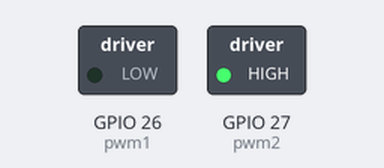
Bench run of a program on a simulated ESP32 board running MicroPython. On the bench: switched loads named in the program (green lamp = pin HIGH). At 24.0 s the program stops and its outputs stay as they are.

Above: at 0.05 s.
At 1.2 s:
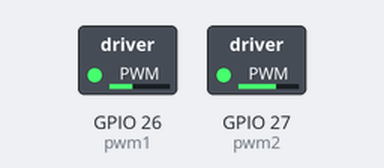
At 1.8 s:
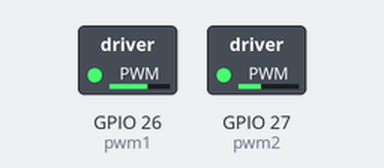
At 2.4 s:
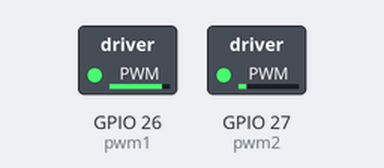
Timing chart, 0 to 5.5 s (numbered marks = the images above):
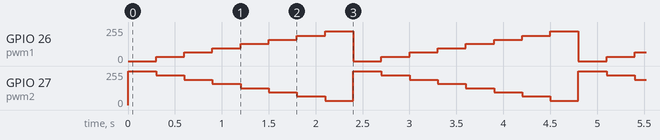

The program:

221023-motor.py
```python
''' 借助PWM模块驱动电机
    效果：电机先从快到慢再从慢到快，不断循环
    原理：占空比的不同可以改变电机旋转的速度，不断改变pwm.duty即可达到效果
'''
from machine import Pin,PWM
import time
pwm1 = PWM(Pin(26,Pin.OUT))
pwm2 = PWM(Pin(27,Pin.OUT))
pwm1.freq(50)
pwm2.freq(50)
for cnt in range(10):
    for i in range(0,1024,128):
        pwm1.duty(i)
        pwm2.duty(1023-i)
        time.sleep(0.3)
    for i in range(1023,-1,128):
        pwm1.duty(i)
        pwm2.duty(1023-i)
        time.sleep(0.3)
```

Measured:
- by itself, GPIO 26 (pwm1): repeats every 2.4 s: 64/255 0.30 s, 96/255 0.30 s, 128/255 0.30 s, 160/255 0.30 s, 191/255 0.30 s, 223/255 0.30 s, 0/255 0.30 s, 32/255 0.30 s
- by itself, GPIO 27 (pwm2): repeats every 2.4 s: 223/255 0.30 s, 191/255 0.30 s, 159/255 0.30 s, 127/255 0.30 s, 95/255 0.30 s, 64/255 0.30 s, 32/255 0.30 s, 255/255 0.30 s
